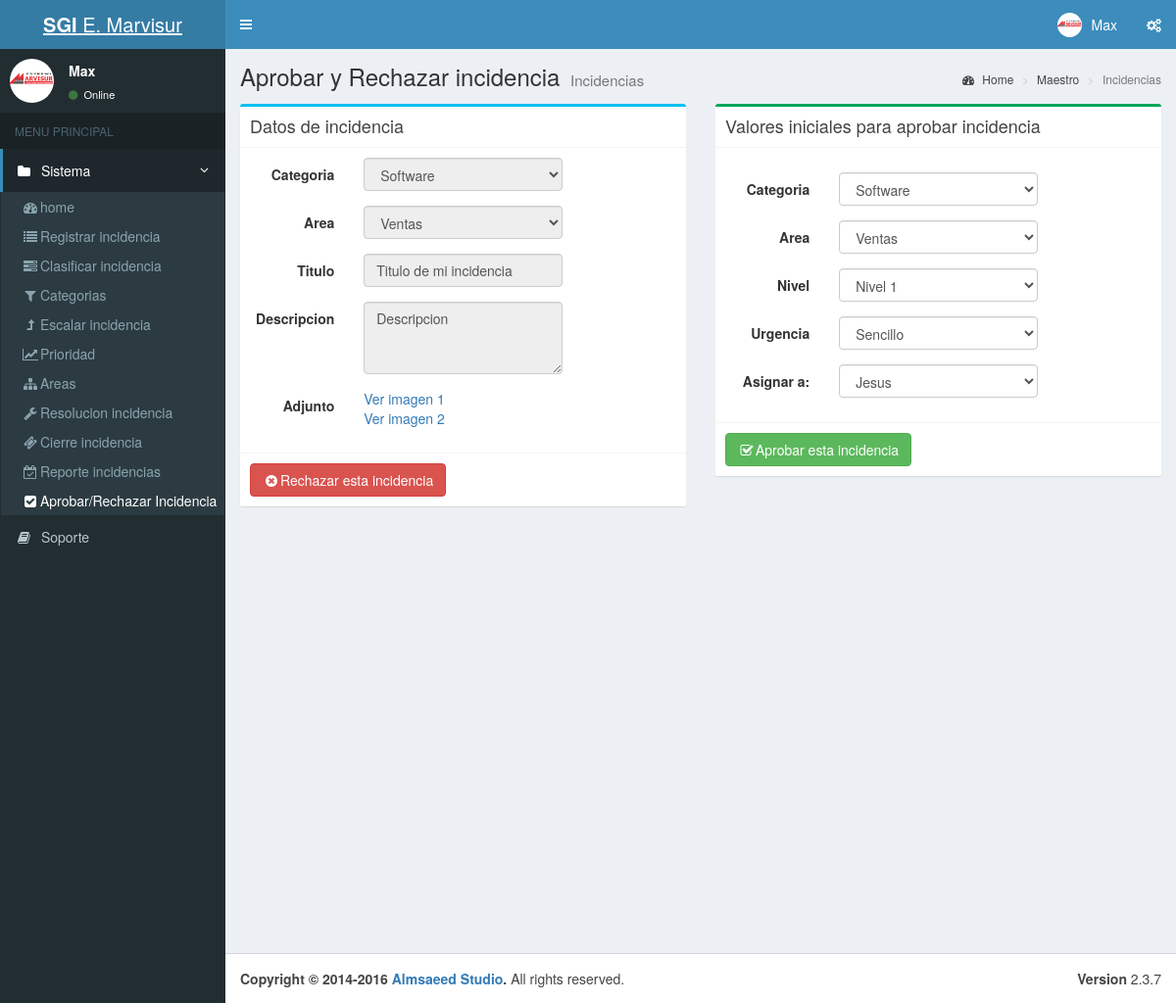
Page /index.php?c=aprobarrechazar_incidencia&a=Crud&Id=4 (signed in) on the committed database.
### tables this page shows
CREATE TABLE IF NOT EXISTS `menus` (
  `MENU_Id` int(11) NOT NULL,
  `MENU_Padre` varchar(45) DEFAULT NULL,
  `MENU_Nombre` varchar(100) DEFAULT NULL,
  `MENU_Descripcion` varchar(200) DEFAULT NULL,
  `MENU_NombreFormulario` varchar(50) DEFAULT NULL,
  `MENU_Icono` varchar(30) DEFAULT NULL,
  `MENU_FechaAuditoria` datetime DEFAULT NULL
);

CREATE TABLE IF NOT EXISTS `incidencias` (
  `INCI_Id` int(11) NOT NULL,
  `INCI_Titulo` varchar(50) NOT NULL,
  `INCI_Descripcion` varchar(200) NOT NULL,
  `INCI_FechaRegistro` date NOT NULL,
  `CATE_Id` int(11) NOT NULL,
  `AREA_Id` int(11) DEFAULT NULL,
  `ESTA_Id` int(11) NOT NULL,
  `USUA_Id` int(11) NOT NULL,
  `USUA_IdAuditoria` int(11) NOT NULL,
  `INCI_FechaAuditoria` datetime NOT NULL
);

CREATE TABLE IF NOT EXISTS `categoria` (
  `CATE_Id` int(11) NOT NULL,
  `CATE_Descripcion` varchar(50) NOT NULL,
  `USUA_Id` int(11) NOT NULL,
  `CATE_FechaRegistro` datetime NOT NULL
);

CREATE TABLE IF NOT EXISTS `areas` (
  `AREA_Id` int(11) NOT NULL,
  `AREA_Nombre` varchar(30) NOT NULL,
  `AREA_Descripcion` varchar(200) NOT NULL,
  `USUA_Id` int(11) NOT NULL,
  `AREA_FechaAuditoria` datetime NOT NULL
);

### view/incidencia/aprobarrechazar_incidencia-editar.php (the view, shortened to what the rows shown need)
<div class="content-wrapper">
  <section class="content-header">
    <h1>
        Aprobar y Rechazar incidencia
      <small>Incidencias</small>
    </h1>
    <ol class="breadcrumb">
      <li><a href="#"><i class="fa fa-dashboard"></i> Home</a></li>
      <li><a href="#">Maestro</a></li>
      <li class="active">Incidencias</li>
    </ol>
  </section>
  <section class="content">
    <div class="row">
      <div class="col-md-6">
        <div class="box box-info">
          <div class="box-header with-border">
            <h3 class="box-title">Datos de incidencia </h3>
          </div>
            <form id="frm-generol" class="form-horizontal"  action="?c=aprobarrechazar_incidencia&a=RechazarIncidencia" method="post" enctype="multipart/form-data">
            <div class="box-body">
                      <div class="form-group">
                          <label for="CATE_Id" class="col-sm-3 control-label">Categoria</label>
                          <div class="col-sm-6">
                              <select class="form-control " name="CATE_Id"  id="CATE_Id" disabled>
                                   <?php foreach($this->model->SelectCategorias() as $r): ?>
                                   <option   <?php echo $aprobarrechazar_incidencia->CATE_Id == $r->CATE_Id ? 'selected' : ''; ?> value=<?php echo $r->CATE_Id; ?>><?php echo $r->CATE_Descripcion; ?></option>
                                   <?php endforeach; ?>
                              </select>
                          </div>
                      </div>
                      <div class="form-group">
                          <label for="AREA_Id" class="col-sm-3 control-label">Area</label>
                          <div class="col-sm-6">
                              <select class="form-control " name="AREA_Id"  id="AREA_Id" disabled>
                                   <?php foreach($this->model->SelectAreas() as $r): ?>
                                   <option   <?php echo $aprobarrechazar_incidencia->AREA_Id == $r->AREA_Id ? 'selected' : ''; ?> value=<?php echo $r->AREA_Id; ?>><?php echo $r->AREA_Nombre; ?></option>
                                   <?php endforeach; ?>
                              </select>
                          </div>
                      </div>
                       <div class="form-group">
                          <label  class="col-md-3 control-label">Titulo</label>
                          <div class="col-md-6">
                            <input type="text" class="form-control" id="INCI_Titulo" placeholder="Nombre" name="INCI_Titulo" value="<?php echo $aprobarrechazar_incidencia->INCI_Titulo; ?>" readonly>
                          </div>
                          <div class="col-md-3">
                          </div>
                      </div>
                        <div class="form-group">
                          <label  class="col-md-3 control-label">Descripcion</label>
                          <div class="col-md-6">
                           <textarea id="INCI_Descripcion" name="INCI_Descripcion" class="form-control" rows="3" readonly><?php echo $aprobarrechazar_incidencia->INCI_Descripcion; ?></textarea>
                          </div>
                          <div class="col-md-3">
                          </div>
                      </div>
                       <div class="form-group">
                          <label  class="col-md-3 control-label">Adjunto</label>
                          <div class="col-md-6">
                             <a href="#" target="_blank">Ver imagen 1</a><br>
                             <a href="#" target="_blank">Ver imagen 2</a>
                          </div>
                          <div class="col-md-3">
                          </div>
                      </div>
            </div>
            <div class="box-footer">
              <button class="btn btn-danger pull-left"><i class="fa fa-fw fa-times-circle"></i>Rechazar esta incidencia</button>
            </div>
          </form>
        </div>
      </div>
        <div class="col-md-6">
        <div class="box box-success">
          <div class="box-header with-border">
            <h3 class="box-title">Valores iniciales para aprobar incidencia </h3>
          </div>
            <form id="frm-generol" class="form-horizontal"  action="?c=aprobarrechazar_incidencia&a=Guardar" method="post" enctype="multipart/form-data">
            <div class="box-body">
                      <div class="form-group">
                          <label for="CATE_IdNueva" class="col-sm-3 control-label">Categoria</label>
                          <div class="col-sm-6">
                              <select class="form-control " name="CATE_IdNueva"  id="CATE_IdNueva">
                                   <?php foreach($this->model->SelectCategorias() as $r): ?>
                                   <option   <?php echo $aprobarrechazar_incidencia->CATE_Id == $r->CATE_Id ? 'selected' : ''; ?> value=<?php echo $r->CATE_Id; ?>><?php echo $r->CATE_Descripcion; ?></option>
                                   <?php endforeach; ?>
                              </select>
                          </div>
                      </div>
                      <div class="form-group">
                          <label for="AREA_IdNueva" class="col-sm-3 control-label">Area</label>
                          <div class="col-sm-6">
                              <select class="form-control " name="AREA_IdNueva"  id="AREA_IdNueva">
                                   <?php foreach($this->model->SelectAreas() as $r): ?>
                                   <option   <?php echo $aprobarrechazar_incidencia->AREA_Id == $r->AREA_Id ? 'selected' : ''; ?> value=<?php echo $r->AREA_Id; ?>><?php echo $r->AREA_Nombre; ?></option>
                                   <?php endforeach; ?>
                              </select>
                          </div>
                      </div>
                      <div class="form-group">
                          <label for="NIVE_IdNueva" class="col-sm-3 control-label">Nivel</label>
                          <div class="col-sm-6">
                              <select class="form-control " name="NIVE_IdNueva"  id="NIVE_IdNueva">
                                   <?php foreach($this->model->SelectNivel() as $r): ?>
                                   <option value=<?php echo $r->NIVE_Id; ?>><?php echo $r->NIVE_Nombre; ?></option>
                                   <?php endforeach; ?>
                              </select>
                          </div>
                      </div>
                      <div class="form-group">
                          <label for="PRIO_Id" class="col-sm-3 control-label">Urgencia</label>
                          <div class="col-sm-6">
                              <select class="form-control " name="PRIO_Id"  id="PRIO_Id">
                                   <option value="0">Sencillo</option>
                              </select>
                          </div>
                      </div>
                        <div class="form-group">
                         <label for="USUA_IdResponsable" class="col-sm-3 control-label">Asignar a:</label>
                          <div class="col-sm-6">
                              <select class="form-control " name="USUA_IdResponsable"  id="USUA_IdResponsable">
                                   <?php foreach($this->model->SelectUsuariosTecnicos() as $r): ?>
                                   <option value=<?php echo $r->USUA_Id; ?>><?php echo $r->USUA_Nombre; ?></option>
                                   <?php endforeach; ?>
                              </select>
                          </div>
                      </div>
            </div>
            <div class="box-footer">
              <button class="btn btn-success pull-left"><i class="fa fa-fw fa-check-square-o"></i>Aprobar esta incidencia</button>
            </div>
          </form>
        </div>
      </div>
    </div>
  </section>
</div>

### view/header.php (shortened to what the rows shown need)
<!DOCTYPE html>
<html lang="es">
<head>
  <link rel="stylesheet" href="css/bootstrap/css/bootstrap.min.css">
  <link rel="stylesheet" href="//cdnjs.cloudflare.com/ajax/libs/font-awesome/4.5.0/css/font-awesome.min.css">
  <link rel="stylesheet" href="//cdnjs.cloudflare.com/ajax/libs/ionicons/2.0.1/css/ionicons.min.css">
  <link rel="stylesheet" href="css/dist/css/AdminLTE.min.css">
  <link rel="stylesheet" href="css/dist/css/skins/_all-skins.min.css">
  <link rel="stylesheet" href="css/plugins/datatables/dataTables.bootstrap.css">
  <link rel="stylesheet" href="assets/js/jquery-ui/jquery-ui.min.css" />
  <link rel="stylesheet" href="css/plugins/datatables/datatables.min.css">
  <link rel="stylesheet" href="css/plugins/datatables/fixedHeader.dataTables.min.css">
  <link rel="stylesheet" href="//cdnjs.cloudflare.com/ajax/libs/bootstrap-select/1.12.1/css/bootstrap-select.min.css">
  <link href="//maxcdn.bootstrapcdn.com/bootstrap/3.3.7/css/bootstrap.min.css" rel="stylesheet">
  <link href="css/fileinput/fileinput.css" media="all" rel="stylesheet" type="text/css"/>
      <link rel="stylesheet" href="css/plugins/datepicker/datepicker3.css">
</head>
<body class="hold-transition skin-blue sidebar-mini" >
  <div class="wrapper">
  <header class="main-header">
    <a href="index2.html" class="logo">
      <span class="logo-lg"><b>SGI</b> E. Marvisur</span>
    </a>
    <nav class="navbar navbar-static-top">
      <a href="#" class="sidebar-toggle" data-toggle="offcanvas" role="button">
      </a>
      <div class="navbar-custom-menu">
        <ul class="nav navbar-nav">
          <li class="dropdown user user-menu">
            <a href="#" class="dropdown-toggle" data-toggle="dropdown">
              <img src="<?php echo 'Recursos/Imagen/logo.png' ;?>" class="user-image" alt="User Image">
              <span class="hidden-xs"> <?php  echo  $_SESSION['USUA_Nombre'];?></span>
            </a>
          </li>
          <li>
            <a href="#" data-toggle="control-sidebar"><i class="fa fa-gears"></i></a>
          </li>
        </ul>
      </div>
    </nav>
  </header>
  <aside class="main-sidebar">
    <section class="sidebar">
      <div class="user-panel">
        <div class="pull-left image">
          <img src="<?php echo 'Recursos/Imagen/logo.png';?>" class="img-circle" alt="User Image">
        </div>
        <div class="pull-left info">
          <p><?php  echo  $_SESSION['USUA_Nombre'];?></p>
          <a href="#"><i class="fa fa-circle text-success"></i> Online</a>
        </div>
      </div>
      <ul class="sidebar-menu">
        <li class="header">MENU PRINCIPAL</li>
      <?php isset($_REQUEST['c'])?$active=$_REQUEST['c']:$active='';?>
        <?php foreach($this->herramientas->MenuValidacionCabeceras() as $t): ?>
           <?php foreach($this->herramientas->ActiveMenus($active) as $p): ?>
        <li class="<?php echo $p->MENU_Padre==$t->MENU_Padre? 'active' : '';?> treeview">
          <a href="#">
              <i class="fa fa-folder"></i> <span><?php echo $t->MENU_Padre; ?></span>
            <span class="pull-right-container">
              <i class="fa fa-angle-left pull-right"></i>
            </span>
          </a>
          <ul class="treeview-menu">
              <?php foreach($this->herramientas->MenuValidacion($t->MENU_Padre) as $r): ?>
              <li class="<?php echo $active == $r->MENU_NombreFormulario ? 'active' : ''; ?>"><a href="?c=<?php echo $r->MENU_NombreFormulario; ?>"><i class="<?php echo $r->MENU_Icono; ?>"></i><?php echo $r->MENU_Nombre; ?></a></li>
             <?php endforeach; ?>
          </ul>
        </li>
           <?php endforeach; ?>
        <?php endforeach; ?>
        <li><a href=""><i class="fa fa-book"></i> <span>Soporte</span></a></li>
    </section>
  </aside>

### rows in the picture
menus: MENU_Padre "Sistema", MENU_Nombre "Aprobar/Rechazar Incidencia"
menus: MENU_Nombre "home"
menus: MENU_Nombre "Registrar incidencia"
menus: MENU_Nombre "Clasificar incidencia"
menus: MENU_Nombre "Categorias"
menus: MENU_Nombre "Escalar incidencia"
menus: MENU_Nombre "Prioridad"
menus: MENU_Nombre "Areas"
menus: MENU_Nombre "Resolucion incidencia"
menus: MENU_Nombre "Cierre incidencia"
menus: MENU_Nombre "Reporte incidencias"
incidencias: CATE_Id "Software", AREA_Id "Ventas", INCI_Titulo "Titulo de mi incidencia", INCI_Descripcion "Descripcion", CATE_IdNueva "Software", AREA_IdNueva "Ventas"

### other values in the picture
$_SESSION['USUA_Nombre'] "Max"
form field NIVE_IdNueva "Nivel 1"
form field USUA_IdResponsable "Jesus"
